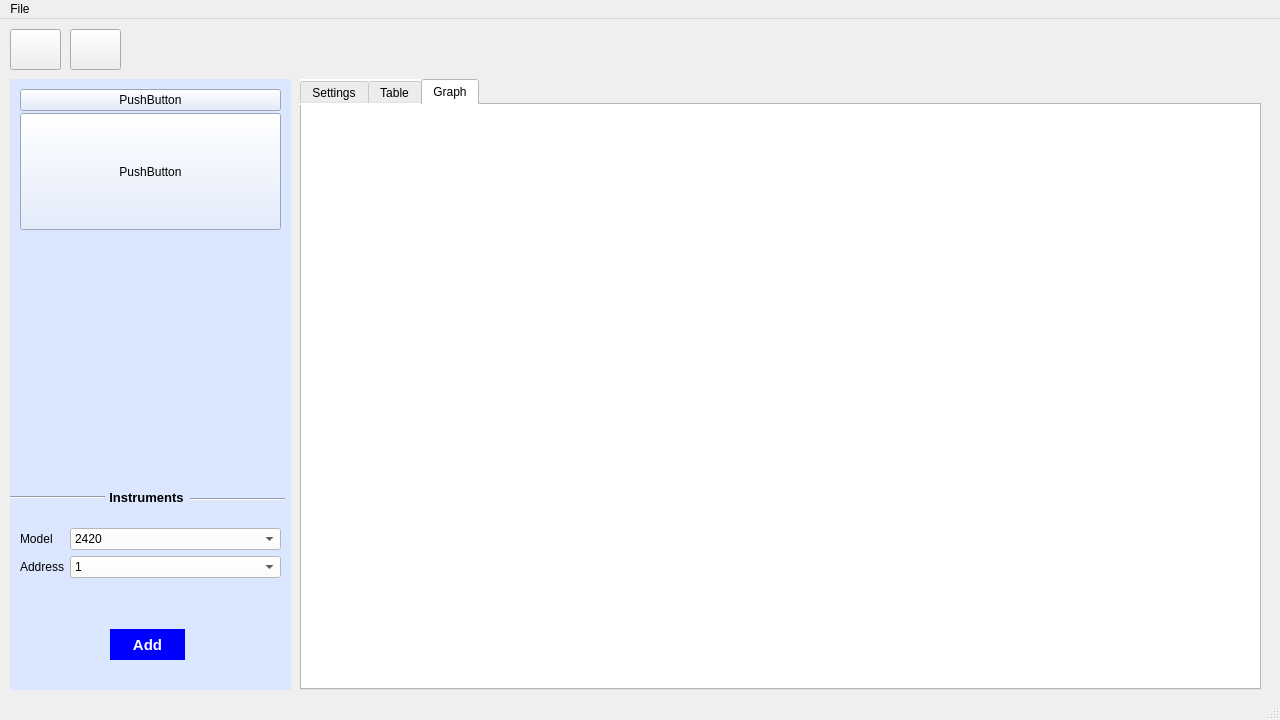
<?xml version="1.0" encoding="UTF-8"?>
<ui version="4.0">
 <class>MainWindow</class>
 <widget class="QMainWindow" name="MainWindow">
  <property name="geometry">
   <rect>
    <x>0</x>
    <y>0</y>
    <width>1280</width>
    <height>720</height>
   </rect>
  </property>
  <property name="windowTitle">
   <string>KeithleyApp</string>
  </property>
  <widget class="QWidget" name="centralwidget">
   <widget class="QTabWidget" name="tabWidget">
    <property name="geometry">
     <rect>
      <x>300</x>
      <y>60</y>
      <width>961</width>
      <height>611</height>
     </rect>
    </property>
    <property name="styleSheet">
     <string notr="true">background-color: white;</string>
    </property>
    <property name="currentIndex">
     <number>2</number>
    </property>
    <widget class="QWidget" name="settingTab">
     <attribute name="title">
      <string>Settings</string>
     </attribute>
     <widget class="QWidget" name="widget" native="true">
      <property name="geometry">
       <rect>
        <x>40</x>
        <y>91</y>
        <width>441</width>
        <height>211</height>
       </rect>
      </property>
      <property name="styleSheet">
       <string notr="true">background-color: #FFFDB5;</string>
      </property>
      <widget class="QWidget" name="formLayoutWidget_2">
       <property name="geometry">
        <rect>
         <x>20</x>
         <y>60</y>
         <width>171</width>
         <height>121</height>
        </rect>
       </property>
       <layout class="QFormLayout" name="modeFormLayout">
        <property name="fieldGrowthPolicy">
         <enum>QFormLayout::AllNonFixedFieldsGrow</enum>
        </property>
        <property name="labelAlignment">
         <set>Qt::AlignRight|Qt::AlignTrailing|Qt::AlignVCenter</set>
        </property>
        <property name="formAlignment">
         <set>Qt::AlignJustify|Qt::AlignVCenter</set>
        </property>
        <property name="horizontalSpacing">
         <number>6</number>
        </property>
        <property name="verticalSpacing">
         <number>2</number>
        </property>
        <property name="topMargin">
         <number>0</number>
        </property>
        <item row="0" column="0">
         <widget class="QLabel" name="label_4">
          <property name="text">
           <string>Mode</string>
          </property>
         </widget>
        </item>
        <item row="2" column="0">
         <widget class="QLabel" name="label_5">
          <property name="text">
           <string>Range</string>
          </property>
         </widget>
        </item>
        <item row="4" column="0">
         <widget class="QLabel" name="label_6">
          <property name="text">
           <string>Limit (A)</string>
          </property>
         </widget>
        </item>
        <item row="0" column="1">
         <widget class="QComboBox" name="modeComboBox">
          <property name="styleSheet">
           <string notr="true">background-color: white;</string>
          </property>
          <item>
           <property name="text">
            <string>Bias</string>
           </property>
          </item>
          <item>
           <property name="text">
            <string>Sweep</string>
           </property>
          </item>
          <item>
           <property name="text">
            <string>Step</string>
           </property>
          </item>
         </widget>
        </item>
        <item row="2" column="1">
         <widget class="QComboBox" name="sourceRangeComboBox">
          <property name="styleSheet">
           <string notr="true">background-color: white;</string>
          </property>
         </widget>
        </item>
        <item row="1" column="0">
         <widget class="QLabel" name="label_7">
          <property name="text">
           <string/>
          </property>
         </widget>
        </item>
        <item row="3" column="0">
         <widget class="QLabel" name="label_8">
          <property name="text">
           <string/>
          </property>
         </widget>
        </item>
        <item row="1" column="1">
         <widget class="QCheckBox" name="checkBox">
          <property name="text">
           <string>Dual Sweep</string>
          </property>
         </widget>
        </item>
        <item row="4" column="1">
         <widget class="QDoubleSpinBox" name="limitCurrentDSB">
          <property name="styleSheet">
           <string notr="true">background-color: white;</string>
          </property>
         </widget>
        </item>
       </layout>
      </widget>
      <widget class="QLabel" name="label_14">
       <property name="enabled">
        <bool>true</bool>
       </property>
       <property name="geometry">
        <rect>
         <x>200</x>
         <y>20</y>
         <width>41</width>
         <height>16</height>
        </rect>
       </property>
       <property name="contextMenuPolicy">
        <enum>Qt::DefaultContextMenu</enum>
       </property>
       <property name="text">
        <string>Source</string>
       </property>
      </widget>
      <widget class="Line" name="line_3">
       <property name="geometry">
        <rect>
         <x>20</x>
         <y>20</y>
         <width>171</width>
         <height>16</height>
        </rect>
       </property>
       <property name="orientation">
        <enum>Qt::Horizontal</enum>
       </property>
      </widget>
      <widget class="Line" name="line_4">
       <property name="geometry">
        <rect>
         <x>250</x>
         <y>20</y>
         <width>171</width>
         <height>16</height>
        </rect>
       </property>
       <property name="orientation">
        <enum>Qt::Horizontal</enum>
       </property>
      </widget>
      <widget class="QWidget" name="formLayoutWidget_3">
       <property name="geometry">
        <rect>
         <x>250</x>
         <y>60</y>
         <width>171</width>
         <height>121</height>
        </rect>
       </property>
       <layout class="QFormLayout" name="startVformLayout">
        <property name="labelAlignment">
         <set>Qt::AlignRight|Qt::AlignTrailing|Qt::AlignVCenter</set>
        </property>
        <item row="0" column="0">
         <widget class="QLabel" name="label_9">
          <property name="text">
           <string>Start</string>
          </property>
         </widget>
        </item>
        <item row="2" column="0">
         <widget class="QLabel" name="label_10">
          <property name="text">
           <string>Stop</string>
          </property>
         </widget>
        </item>
        <item row="4" column="0">
         <widget class="QLabel" name="label_11">
          <property name="text">
           <string>Step</string>
          </property>
         </widget>
        </item>
        <item row="4" column="1">
         <widget class="QSpinBox" name="stepvSpinBox">
          <property name="enabled">
           <bool>true</bool>
          </property>
          <property name="styleSheet">
           <string notr="true">background-color: white;</string>
          </property>
         </widget>
        </item>
        <item row="2" column="1">
         <widget class="QSpinBox" name="stopvSpinBox">
          <property name="styleSheet">
           <string notr="true">background-color: white;</string>
          </property>
         </widget>
        </item>
        <item row="0" column="1">
         <widget class="QSpinBox" name="StartvSpinBox">
          <property name="styleSheet">
           <string notr="true">background-color: white;</string>
          </property>
         </widget>
        </item>
        <item row="1" column="0">
         <widget class="QLabel" name="label_12">
          <property name="text">
           <string/>
          </property>
         </widget>
        </item>
        <item row="3" column="0">
         <widget class="QLabel" name="label_13">
          <property name="text">
           <string/>
          </property>
         </widget>
        </item>
       </layout>
      </widget>
     </widget>
     <widget class="QWidget" name="widget_2" native="true">
      <property name="geometry">
       <rect>
        <x>40</x>
        <y>301</y>
        <width>441</width>
        <height>181</height>
       </rect>
      </property>
      <property name="styleSheet">
       <string notr="true">background-color: #FFFDB5;</string>
      </property>
      <widget class="QLabel" name="label_20">
       <property name="enabled">
        <bool>true</bool>
       </property>
       <property name="geometry">
        <rect>
         <x>190</x>
         <y>20</y>
         <width>61</width>
         <height>16</height>
        </rect>
       </property>
       <property name="contextMenuPolicy">
        <enum>Qt::DefaultContextMenu</enum>
       </property>
       <property name="text">
        <string>Measure</string>
       </property>
       <property name="alignment">
        <set>Qt::AlignCenter</set>
       </property>
      </widget>
      <widget class="Line" name="line_5">
       <property name="geometry">
        <rect>
         <x>20</x>
         <y>20</y>
         <width>171</width>
         <height>16</height>
        </rect>
       </property>
       <property name="orientation">
        <enum>Qt::Horizontal</enum>
       </property>
      </widget>
      <widget class="Line" name="line_6">
       <property name="geometry">
        <rect>
         <x>250</x>
         <y>20</y>
         <width>171</width>
         <height>16</height>
        </rect>
       </property>
       <property name="orientation">
        <enum>Qt::Horizontal</enum>
       </property>
      </widget>
      <widget class="QWidget" name="formLayoutWidget_5">
       <property name="geometry">
        <rect>
         <x>90</x>
         <y>40</y>
         <width>101</width>
         <height>106</height>
        </rect>
       </property>
       <layout class="QFormLayout" name="startVformLayout_2">
        <property name="labelAlignment">
         <set>Qt::AlignRight|Qt::AlignTrailing|Qt::AlignVCenter</set>
        </property>
        <item row="1" column="0">
         <widget class="QLabel" name="label_15">
          <property name="text">
           <string>Voltage</string>
          </property>
         </widget>
        </item>
        <item row="3" column="0">
         <widget class="QLabel" name="label_16">
          <property name="text">
           <string>Current</string>
          </property>
         </widget>
        </item>
        <item row="1" column="1">
         <widget class="QCheckBox" name="measureVCB">
          <property name="text">
           <string/>
          </property>
          <property name="tristate">
           <bool>false</bool>
          </property>
         </widget>
        </item>
        <item row="3" column="1">
         <widget class="QCheckBox" name="measureCurrentCB">
          <property name="text">
           <string/>
          </property>
         </widget>
        </item>
        <item row="4" column="0">
         <widget class="QLabel" name="label_17">
          <property name="text">
           <string/>
          </property>
         </widget>
        </item>
        <item row="2" column="0">
         <widget class="QLabel" name="label_18">
          <property name="text">
           <string/>
          </property>
         </widget>
        </item>
        <item row="0" column="0">
         <widget class="QLabel" name="label_19">
          <property name="text">
           <string/>
          </property>
         </widget>
        </item>
       </layout>
      </widget>
      <widget class="QWidget" name="formLayoutWidget_4">
       <property name="geometry">
        <rect>
         <x>250</x>
         <y>60</y>
         <width>171</width>
         <height>91</height>
        </rect>
       </property>
       <layout class="QFormLayout" name="startVformLayout_3">
        <property name="labelAlignment">
         <set>Qt::AlignRight|Qt::AlignTrailing|Qt::AlignVCenter</set>
        </property>
        <item row="0" column="0">
         <widget class="QLabel" name="label_21">
          <property name="text">
           <string>Range</string>
          </property>
         </widget>
        </item>
        <item row="0" column="1">
         <widget class="QComboBox" name="measureRangeComboBox">
          <property name="styleSheet">
           <string notr="true">background-color: white;</string>
          </property>
         </widget>
        </item>
        <item row="1" column="0">
         <widget class="QLabel" name="label_22">
          <property name="text">
           <string/>
          </property>
         </widget>
        </item>
        <item row="2" column="0">
         <widget class="QLabel" name="label_23">
          <property name="text">
           <string>Auto Zero</string>
          </property>
         </widget>
        </item>
        <item row="2" column="1">
         <widget class="QComboBox" name="autoZeroComboBox">
          <property name="styleSheet">
           <string notr="true">background-color: white;</string>
          </property>
          <item>
           <property name="text">
            <string>ON</string>
           </property>
          </item>
          <item>
           <property name="text">
            <string>OFF</string>
           </property>
          </item>
         </widget>
        </item>
       </layout>
      </widget>
     </widget>
     <widget class="QWidget" name="widget_3" native="true">
      <property name="geometry">
       <rect>
        <x>489</x>
        <y>90</y>
        <width>441</width>
        <height>291</height>
       </rect>
      </property>
      <property name="styleSheet">
       <string notr="true">background-color: #DBE7FF;</string>
      </property>
      <widget class="QLabel" name="label_26">
       <property name="geometry">
        <rect>
         <x>10</x>
         <y>10</y>
         <width>171</width>
         <height>41</height>
        </rect>
       </property>
       <property name="font">
        <font>
         <family>Arial</family>
         <pointsize>14</pointsize>
         <bold>true</bold>
        </font>
       </property>
       <property name="text">
        <string>Common Settings</string>
       </property>
       <property name="alignment">
        <set>Qt::AlignCenter</set>
       </property>
      </widget>
      <widget class="QLabel" name="label_27">
       <property name="geometry">
        <rect>
         <x>30</x>
         <y>70</y>
         <width>91</width>
         <height>20</height>
        </rect>
       </property>
       <property name="font">
        <font>
         <family>Arial</family>
         <pointsize>10</pointsize>
        </font>
       </property>
       <property name="text">
        <string>Source/Sweep</string>
       </property>
       <property name="alignment">
        <set>Qt::AlignRight|Qt::AlignTrailing|Qt::AlignVCenter</set>
       </property>
      </widget>
      <widget class="QLabel" name="label_28">
       <property name="geometry">
        <rect>
         <x>30</x>
         <y>90</y>
         <width>91</width>
         <height>20</height>
        </rect>
       </property>
       <property name="font">
        <font>
         <family>Arial</family>
         <pointsize>10</pointsize>
        </font>
       </property>
       <property name="text">
        <string>Points</string>
       </property>
       <property name="alignment">
        <set>Qt::AlignRight|Qt::AlignTrailing|Qt::AlignVCenter</set>
       </property>
      </widget>
      <widget class="QLabel" name="label_29">
       <property name="geometry">
        <rect>
         <x>30</x>
         <y>160</y>
         <width>91</width>
         <height>20</height>
        </rect>
       </property>
       <property name="font">
        <font>
         <family>Arial</family>
         <pointsize>10</pointsize>
        </font>
       </property>
       <property name="text">
        <string>Measure Delay</string>
       </property>
       <property name="alignment">
        <set>Qt::AlignRight|Qt::AlignTrailing|Qt::AlignVCenter</set>
       </property>
      </widget>
      <widget class="QLabel" name="label_30">
       <property name="geometry">
        <rect>
         <x>30</x>
         <y>140</y>
         <width>91</width>
         <height>21</height>
        </rect>
       </property>
       <property name="font">
        <font>
         <family>Arial</family>
         <pointsize>10</pointsize>
        </font>
       </property>
       <property name="text">
        <string>Source to</string>
       </property>
       <property name="alignment">
        <set>Qt::AlignRight|Qt::AlignTrailing|Qt::AlignVCenter</set>
       </property>
      </widget>
      <widget class="QLabel" name="label_31">
       <property name="geometry">
        <rect>
         <x>30</x>
         <y>230</y>
         <width>91</width>
         <height>31</height>
        </rect>
       </property>
       <property name="font">
        <font>
         <family>Arial</family>
         <pointsize>10</pointsize>
        </font>
       </property>
       <property name="text">
        <string>Reapeat</string>
       </property>
       <property name="alignment">
        <set>Qt::AlignRight|Qt::AlignTrailing|Qt::AlignVCenter</set>
       </property>
      </widget>
      <widget class="QSpinBox" name="SSPpointsSpinBox">
       <property name="geometry">
        <rect>
         <x>140</x>
         <y>70</y>
         <width>101</width>
         <height>31</height>
        </rect>
       </property>
       <property name="styleSheet">
        <string notr="true">background-color: white;</string>
       </property>
      </widget>
      <widget class="QSpinBox" name="delaySpinBox">
       <property name="geometry">
        <rect>
         <x>140</x>
         <y>150</y>
         <width>101</width>
         <height>31</height>
        </rect>
       </property>
       <property name="styleSheet">
        <string notr="true">background-color: white;</string>
       </property>
      </widget>
      <widget class="QSpinBox" name="reapeatSpinBox">
       <property name="geometry">
        <rect>
         <x>140</x>
         <y>230</y>
         <width>101</width>
         <height>31</height>
        </rect>
       </property>
       <property name="styleSheet">
        <string notr="true">background-color: white;</string>
       </property>
      </widget>
     </widget>
     <widget class="QLabel" name="label_32">
      <property name="geometry">
       <rect>
        <x>20</x>
        <y>10</y>
        <width>171</width>
        <height>41</height>
       </rect>
      </property>
      <property name="font">
       <font>
        <family>Arial</family>
        <pointsize>14</pointsize>
        <bold>true</bold>
       </font>
      </property>
      <property name="text">
       <string>Model : -</string>
      </property>
      <property name="alignment">
       <set>Qt::AlignCenter</set>
      </property>
     </widget>
     <widget class="QPushButton" name="saveSettingsBt">
      <property name="geometry">
       <rect>
        <x>410</x>
        <y>510</y>
        <width>151</width>
        <height>41</height>
       </rect>
      </property>
      <property name="font">
       <font>
        <pointsize>11</pointsize>
        <bold>true</bold>
       </font>
      </property>
      <property name="styleSheet">
       <string notr="true">background-color: blue;color : white;border-radius: 25px;</string>
      </property>
      <property name="text">
       <string>Save Settings</string>
      </property>
     </widget>
    </widget>
    <widget class="QWidget" name="tableTab">
     <attribute name="title">
      <string>Table</string>
     </attribute>
     <widget class="QWidget" name="gridLayoutWidget">
      <property name="geometry">
       <rect>
        <x>-1</x>
        <y>-1</y>
        <width>951</width>
        <height>641</height>
       </rect>
      </property>
      <layout class="QGridLayout" name="tableGridLayout"/>
     </widget>
    </widget>
    <widget class="QWidget" name="graphTab">
     <attribute name="title">
      <string>Graph</string>
     </attribute>
     <widget class="QWidget" name="gridLayoutWidget_2">
      <property name="geometry">
       <rect>
        <x>0</x>
        <y>0</y>
        <width>951</width>
        <height>581</height>
       </rect>
      </property>
      <layout class="QGridLayout" name="graphGridLayout"/>
     </widget>
    </widget>
   </widget>
   <widget class="QPushButton" name="RunButton">
    <property name="geometry">
     <rect>
      <x>10</x>
      <y>10</y>
      <width>51</width>
      <height>41</height>
     </rect>
    </property>
    <property name="text">
     <string/>
    </property>
   </widget>
   <widget class="QPushButton" name="saveButton">
    <property name="geometry">
     <rect>
      <x>70</x>
      <y>10</y>
      <width>51</width>
      <height>41</height>
     </rect>
    </property>
    <property name="text">
     <string/>
    </property>
   </widget>
   <widget class="QWidget" name="widget_4" native="true">
    <property name="geometry">
     <rect>
      <x>10</x>
      <y>60</y>
      <width>281</width>
      <height>611</height>
     </rect>
    </property>
    <property name="styleSheet">
     <string notr="true">background-color: #DBE7FF;</string>
    </property>
    <widget class="QPushButton" name="addButton">
     <property name="geometry">
      <rect>
       <x>100</x>
       <y>550</y>
       <width>75</width>
       <height>31</height>
      </rect>
     </property>
     <property name="font">
      <font>
       <pointsize>11</pointsize>
       <bold>true</bold>
      </font>
     </property>
     <property name="styleSheet">
      <string notr="true">background-color: blue;color : white;border-radius: 25px;</string>
     </property>
     <property name="text">
      <string>Add</string>
     </property>
    </widget>
    <widget class="Line" name="line">
     <property name="geometry">
      <rect>
       <x>0</x>
       <y>410</y>
       <width>95</width>
       <height>16</height>
      </rect>
     </property>
     <property name="orientation">
      <enum>Qt::Horizontal</enum>
     </property>
    </widget>
    <widget class="Line" name="line_2">
     <property name="geometry">
      <rect>
       <x>180</x>
       <y>410</y>
       <width>95</width>
       <height>20</height>
      </rect>
     </property>
     <property name="orientation">
      <enum>Qt::Horizontal</enum>
     </property>
    </widget>
    <widget class="QLabel" name="label">
     <property name="geometry">
      <rect>
       <x>100</x>
       <y>410</y>
       <width>73</width>
       <height>16</height>
      </rect>
     </property>
     <property name="font">
      <font>
       <family>Arial</family>
       <pointsize>10</pointsize>
       <bold>true</bold>
      </font>
     </property>
     <property name="text">
      <string>Instruments</string>
     </property>
     <property name="alignment">
      <set>Qt::AlignCenter</set>
     </property>
    </widget>
    <widget class="QWidget" name="formLayoutWidget">
     <property name="geometry">
      <rect>
       <x>10</x>
       <y>429</y>
       <width>261</width>
       <height>106</height>
      </rect>
     </property>
     <layout class="QFormLayout" name="formLayout">
      <property name="horizontalSpacing">
       <number>6</number>
      </property>
      <property name="verticalSpacing">
       <number>6</number>
      </property>
      <property name="topMargin">
       <number>20</number>
      </property>
      <property name="bottomMargin">
       <number>20</number>
      </property>
      <item row="0" column="0">
       <widget class="QLabel" name="label_2">
        <property name="text">
         <string>Model</string>
        </property>
       </widget>
      </item>
      <item row="0" column="1">
       <widget class="QComboBox" name="modelComboBox">
        <property name="styleSheet">
         <string notr="true">background-color: white;</string>
        </property>
        <item>
         <property name="text">
          <string>2420</string>
         </property>
        </item>
        <item>
         <property name="text">
          <string>2635b</string>
         </property>
        </item>
       </widget>
      </item>
      <item row="1" column="0">
       <widget class="QLabel" name="label_3">
        <property name="text">
         <string>Address</string>
        </property>
       </widget>
      </item>
      <item row="1" column="1">
       <widget class="QComboBox" name="addressComboBox">
        <property name="styleSheet">
         <string notr="true">background-color: white;</string>
        </property>
        <item>
         <property name="text">
          <string>1</string>
         </property>
        </item>
        <item>
         <property name="text">
          <string>2</string>
         </property>
        </item>
        <item>
         <property name="text">
          <string>3</string>
         </property>
        </item>
        <item>
         <property name="text">
          <string>4</string>
         </property>
        </item>
        <item>
         <property name="text">
          <string>5</string>
         </property>
        </item>
        <item>
         <property name="text">
          <string>6</string>
         </property>
        </item>
        <item>
         <property name="text">
          <string>7</string>
         </property>
        </item>
        <item>
         <property name="text">
          <string>8</string>
         </property>
        </item>
        <item>
         <property name="text">
          <string>9</string>
         </property>
        </item>
        <item>
         <property name="text">
          <string>10</string>
         </property>
        </item>
        <item>
         <property name="text">
          <string>11</string>
         </property>
        </item>
        <item>
         <property name="text">
          <string>12</string>
         </property>
        </item>
        <item>
         <property name="text">
          <string>13</string>
         </property>
        </item>
        <item>
         <property name="text">
          <string>14</string>
         </property>
        </item>
        <item>
         <property name="text">
          <string>15</string>
         </property>
        </item>
        <item>
         <property name="text">
          <string>16</string>
         </property>
        </item>
        <item>
         <property name="text">
          <string>17</string>
         </property>
        </item>
        <item>
         <property name="text">
          <string>18</string>
         </property>
        </item>
        <item>
         <property name="text">
          <string>19</string>
         </property>
        </item>
        <item>
         <property name="text">
          <string>20</string>
         </property>
        </item>
        <item>
         <property name="text">
          <string>21</string>
         </property>
        </item>
        <item>
         <property name="text">
          <string>22</string>
         </property>
        </item>
        <item>
         <property name="text">
          <string>23</string>
         </property>
        </item>
        <item>
         <property name="text">
          <string>24</string>
         </property>
        </item>
        <item>
         <property name="text">
          <string>25</string>
         </property>
        </item>
        <item>
         <property name="text">
          <string>26</string>
         </property>
        </item>
        <item>
         <property name="text">
          <string>27</string>
         </property>
        </item>
        <item>
         <property name="text">
          <string>28</string>
         </property>
        </item>
        <item>
         <property name="text">
          <string>29</string>
         </property>
        </item>
        <item>
         <property name="text">
          <string>30</string>
         </property>
        </item>
       </widget>
      </item>
     </layout>
    </widget>
    <widget class="QWidget" name="gridLayoutWidget_3">
     <property name="geometry">
      <rect>
       <x>10</x>
       <y>10</y>
       <width>261</width>
       <height>141</height>
      </rect>
     </property>
     <layout class="QGridLayout" name="smu1Layout">
      <property name="spacing">
       <number>2</number>
      </property>
      <item row="0" column="0">
       <widget class="QPushButton" name="pushButton">
        <property name="sizePolicy">
         <sizepolicy hsizetype="Minimum" vsizetype="Fixed">
          <horstretch>0</horstretch>
          <verstretch>0</verstretch>
         </sizepolicy>
        </property>
        <property name="text">
         <string>PushButton</string>
        </property>
       </widget>
      </item>
      <item row="1" column="0">
       <widget class="QPushButton" name="pushButton_2">
        <property name="sizePolicy">
         <sizepolicy hsizetype="Minimum" vsizetype="Ignored">
          <horstretch>0</horstretch>
          <verstretch>0</verstretch>
         </sizepolicy>
        </property>
        <property name="text">
         <string>PushButton</string>
        </property>
       </widget>
      </item>
     </layout>
    </widget>
    <widget class="QWidget" name="gridLayoutWidget_4">
     <property name="geometry">
      <rect>
       <x>10</x>
       <y>160</y>
       <width>261</width>
       <height>141</height>
      </rect>
     </property>
     <layout class="QGridLayout" name="smu2Layout"/>
    </widget>
   </widget>
  </widget>
  <widget class="QMenuBar" name="menubar">
   <property name="geometry">
    <rect>
     <x>0</x>
     <y>0</y>
     <width>1280</width>
     <height>22</height>
    </rect>
   </property>
   <widget class="QMenu" name="menuSave">
    <property name="title">
     <string>File</string>
    </property>
    <addaction name="actionSave_Data"/>
   </widget>
   <addaction name="menuSave"/>
  </widget>
  <widget class="QStatusBar" name="statusbar"/>
  <action name="actionSave_Data">
   <property name="text">
    <string>Save Data</string>
   </property>
  </action>
 </widget>
 <resources/>
 <connections/>
</ui>
